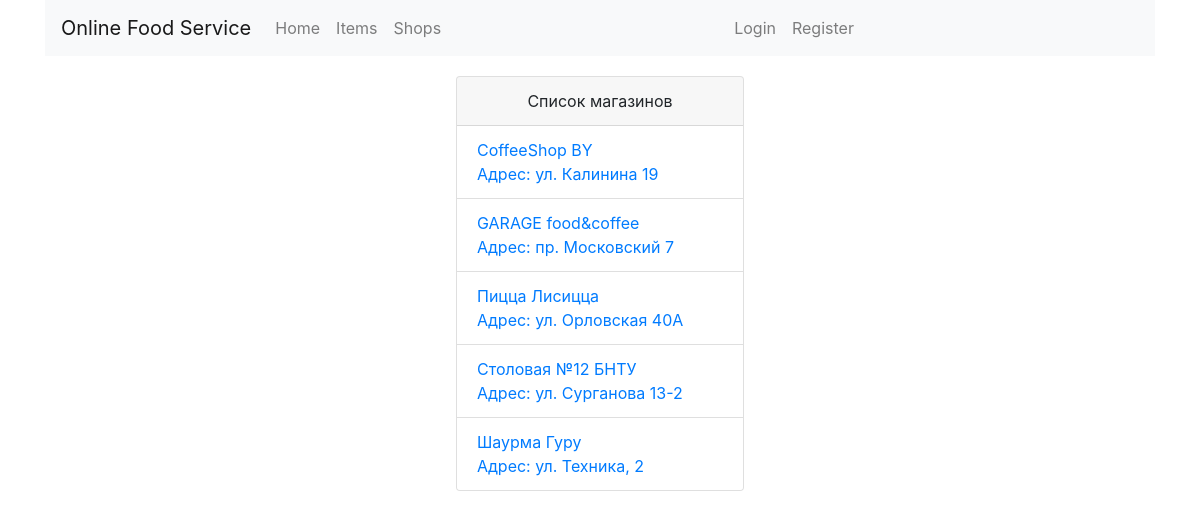
Page /shop_list/ on the committed database.
### shop/models.py (models this page shows, shortened)
class Shop(models.Model):
    name = models.CharField(
        max_length=128,
        verbose_name='Наименование магазина'
    )
    address = models.CharField(
        max_length=256,
        verbose_name='Адрес магазина'
    )
    staff_amount = models.PositiveIntegerField(
        validators=[MinValueValidator(1)]
    )
    class Meta:
        verbose_name = 'Магазин'
        verbose_name_plural = "Магазины"
        ordering = (
            'name',
        )

### shop/views.py (the view)
# urls.py: path('shop_list/', ShopList.as_view(), name="shop_list"),
class ShopList(ListView):
    template_name = 'shop/shop/shop_list.html'
    model = Shop
    context_object_name = 'shop_list'

### cart/context_processors.py (called while the page is built)
def cart(request):
    return {'cart': Cart(request)}

### shop/templates/shop/shop/shop_list.html (shortened to what this page needs)
{% extends 'shop/base.html' %}
{% load static %}
{% block body %}
    <div class="col-lg-6 offset-3" style="padding-top: 20px">
        <div class="card" style="width:18rem; margin: auto" >
            <div class="card-header" style="text-align: center">
                Список магазинов
            </div>
            <ul class="list-group list-group-flush">
                {% for shop in shop_list %}
                    <li class="list-group-item">
                        <a href="{% url 'shop:shop_detail' shop.id %}">
                            {{ shop.name }} </br>
                            Адрес: {{ shop.address }}
                        </a>
                    </li>
                {% endfor %}
            </ul>
        </div>
    </div>
{% endblock %}

### rows in the picture
Shop: name "CoffeeShop BY", address "ул. Калинина 19"
Shop: name "GARAGE food&coffee", address "пр. Московский 7"
Shop: name "Пицца Лисицца", address "ул. Орловская 40А"
Shop: name "Столовая №12 БНТУ", address "ул. Сурганова 13-2"
Shop: name "Шаурма Гуру", address "ул. Техника, 2"
